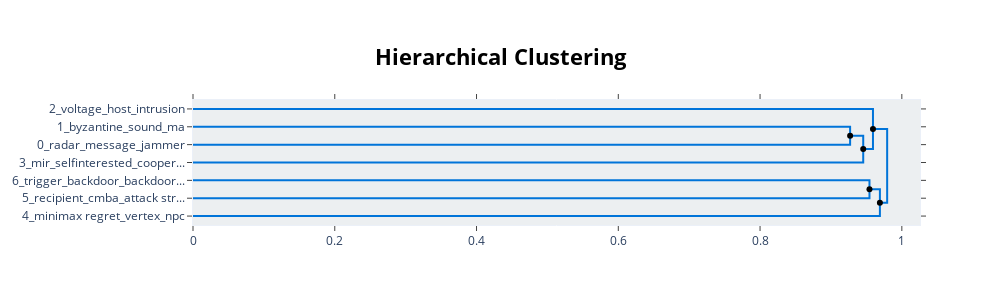

Notebook code for this chart:
### Code cell
# vextract hierarchical topics and their representation
hierarchical_topics = topic_model.hierarchical_topics(preprocessed_papers)

# visualize the hierarchical topics
topic_model.visualize_hierarchy(hierarchical_topics=hierarchical_topics, custom_labels=topic_df['Topic Label'].tolist(),color_threshold=0.4)

### Figure 1 — Plotly figure (JSON) as saved in the notebook; plotly's stock layout.template omitted (floating-point values rounded to 4 significant figures)
{"data": [{"hoverinfo": "text", "marker": {"color": "rgb(0,116,217)"}, "mode": "lines", "text": ["byzantine_sound_ma_transmission_leaderfollower", "", "", "radar_message_jammer_jamming_antijamming"], "type": "scatter", "x": [0, 0.927, 0.927, 0], "xaxis": "x", "y": [-15, -15, -25, -25], "yaxis": "y"}, {"hoverinfo": "text", "marker": {"color": "rgb(0,116,217)"}, "mode": "lines", "text": ["radar_message_jamming_antijamming_jammer", "", "", "mir_selfinterested_cooperative cooperative_smac_selfinterested agent"], "type": "scatter", "x": [0.927, 0.9455, 0.9455, 0], "xaxis": "x", "y": [-20, -20, -35, -35], "yaxis": "y"}, {"hoverinfo": "text", "marker": {"color": "rgb(0,116,217)"}, "mode": "lines", "text": ["voltage_host_intrusion_packet_id", "", "", "radar_message_jamming_antijamming_jammer"], "type": "scatter", "x": [0, 0.9593, 0.9593, 0.9455], "xaxis": "x", "y": [-5, -5, -27.5, -27.5], "yaxis": "y"}, {"hoverinfo": "text", "marker": {"color": "rgb(0,116,217)"}, "mode": "lines", "text": ["trigger_backdoor_backdoor attack_victim policy_shine", "", "", "recipient_cmba_attack strategy_poisoning attack_recipient agent"], "type": "scatter", "x": [0, 0.9543, 0.9543, 0], "xaxis": "x", "y": [-45, -45, -55, -55], "yaxis": "y"}, {"hoverinfo": "text", "marker": {"color": "rgb(0,116,217)"}, "mode": "lines", "text": ["trigger_backdoor_backdoor attack_recipient_cmarl", "", "", "minimax regret_vertex_npc_maestro_student"], "type": "scatter", "x": [0.9543, 0.9691, 0.9691, 0], "xaxis": "x", "y": [-50, -50, -65, -65], "yaxis": "y"}, {"hoverinfo": "text", "marker": {"color": "rgb(0,116,217)"}, "mode": "lines", "text": ["radar_message_packet_energy_transmission", "", "", "trigger_backdoor_backdoor attack_recipient_cmarl"], "type": "scatter", "x": [0.9593, 0.9793, 0.9793, 0.9691], "xaxis": "x", "y": [-16.25, -16.25, -57.5, -57.5], "yaxis": "y"}, {"hoverinfo": "text", "hovertext": ["radar_message_jamming_antijamming_jammer", "trigger_backdoor_backdoor attack_recipient_cmarl", "radar_message_packet_energy_transmission"], "marker": {"color": "black"}, "mode": "markers", "showlegend": false, "type": "scatter", "x": [0.927, 0.9543, 0.9593], "y": [-20, -50, -16.25]}, {"hoverinfo": "text", "hovertext": ["radar_message_jamming_antijamming_jammer", "trigger_backdoor_backdoor attack_recipient_cmarl"], "marker": {"color": "black"}, "mode": "markers", "showlegend": false, "type": "scatter", "x": [0.9455, 0.9691], "y": [-27.5, -57.5]}], "layout": {"autosize": false, "height": 305, "hoverlabel": {"bgcolor": "white", "font": {"family": "Rockwell", "size": 16}}, "hovermode": "closest", "plot_bgcolor": "#ECEFF1", "showlegend": false, "title": {"font": {"color": "Black", "size": 22}, "text": "<b>Hierarchical Clustering</b>", "x": 0.5, "xanchor": "center", "yanchor": "top"}, "width": 1000, "xaxis": {"mirror": "allticks", "rangemode": "tozero", "showgrid": false, "showline": true, "showticklabels": true, "ticks": "outside", "type": "linear", "zeroline": false}, "yaxis": {"mirror": "allticks", "range": [-70, 0], "rangemode": "tozero", "showgrid": false, "showline": true, "showticklabels": true, "tickmode": "array", "ticks": "outside", "ticktext": ["2_voltage_host_intrusion", "1_byzantine_sound_ma", "0_radar_message_jammer", "3_mir_selfinterested_cooper...", "6_trigger_backdoor_backdoor...", "5_recipient_cmba_attack str...", "4_minimax regret_vertex_npc"], "tickvals": [-5, -15, -25, -35, -45, -55, -65], "type": "linear", "zeroline": false}}}
